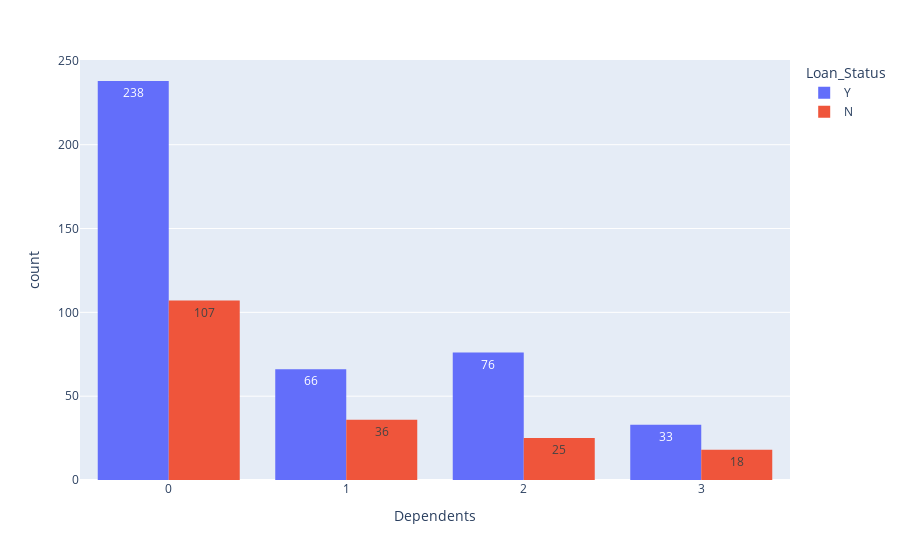

Notebook cell for this chart:
### Code cell
px.histogram(x=df.Dependents, color=df.Loan_Status, barmode='group', text_auto=True)

### Figure 1 — Plotly figure (JSON) as saved in the notebook; plotly's stock layout.template omitted (floating-point values rounded to 4 significant figures; data arrays with more than 128 entries replaced by an {"elided": "..."} marker saying what was removed)
{"data": [{"alignmentgroup": "True", "bingroup": "x", "hovertemplate": "Loan_Status=Y<br>Dependents=%{x}<br>count=%{y}<extra></extra>", "legendgroup": "Y", "marker": {"color": "#636efa", "pattern": {"shape": ""}}, "name": "Y", "offsetgroup": "Y", "orientation": "v", "showlegend": true, "texttemplate": "%{value}", "type": "histogram", "x": {"elided": "422 int values"}, "xaxis": "x", "yaxis": "y"}, {"alignmentgroup": "True", "bingroup": "x", "hovertemplate": "Loan_Status=N<br>Dependents=%{x}<br>count=%{y}<extra></extra>", "legendgroup": "N", "marker": {"color": "#EF553B", "pattern": {"shape": ""}}, "name": "N", "offsetgroup": "N", "orientation": "v", "showlegend": true, "texttemplate": "%{value}", "type": "histogram", "x": {"elided": "192 int values"}, "xaxis": "x", "yaxis": "y"}], "layout": {"barmode": "group", "legend": {"title": {"text": "Loan_Status"}, "tracegroupgap": 0}, "margin": {"t": 60}, "xaxis": {"anchor": "y", "domain": [0, 1], "title": {"text": "Dependents"}}, "yaxis": {"anchor": "x", "domain": [0, 1], "title": {"text": "count"}}}}
